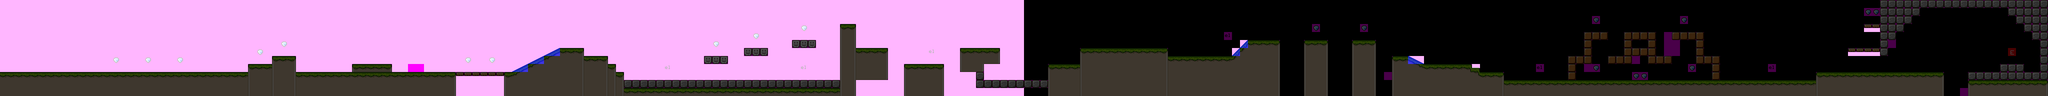

The image is a tile-based game level rendered from a .tmx file. Its description and source (layers, tilesets, objects; grid data summarised) follow:
An orthogonal 256x12 tile map with 16x16 px tiles, 2 tile layers (Collision, Calque 1), 2 tilesets and 5 objects (5x obj).

<map version="1.0" orientation="orthogonal" width="256" height="12" tilewidth="16" tileheight="16">
 <tileset firstgid="1" name="Level1" tilewidth="16" tileheight="16">
  <image source="../chipsets/ch_stand.png" trans="ff00ff" />
 </tileset>
 <tileset firstgid="257" name="Collision" tilewidth="16" tileheight="16">
  <image source="../chipsets/ch_stand_c.png" trans="ffffff" />
 </tileset>
 <layer name="Collision" width="256" height="12">
  <data>[3072 cells, 2058 non-empty, 10 distinct tile ids]</data>
 </layer>
 <layer name="Calque 1" width="256" height="12" opacity="0.29">
  <data>[3072 cells, 2082 non-empty, 32 distinct tile ids]</data>
 </layer>
 <objectgroup name="Obj" width="256" height="12">
  <object name="entry" type="obj" x="29" y="52" width="28" height="20" />
  <object name="water" type="obj" x="888" y="157" width="141" height="40" />
  <object name="water" type="obj" x="1701" y="143" width="409" height="62" />
  <object name="water" type="obj" x="2539" y="132" width="257" height="63" />
  <object name="water" type="obj" x="3868" y="157" width="93" height="45" />
 </objectgroup>
</map>